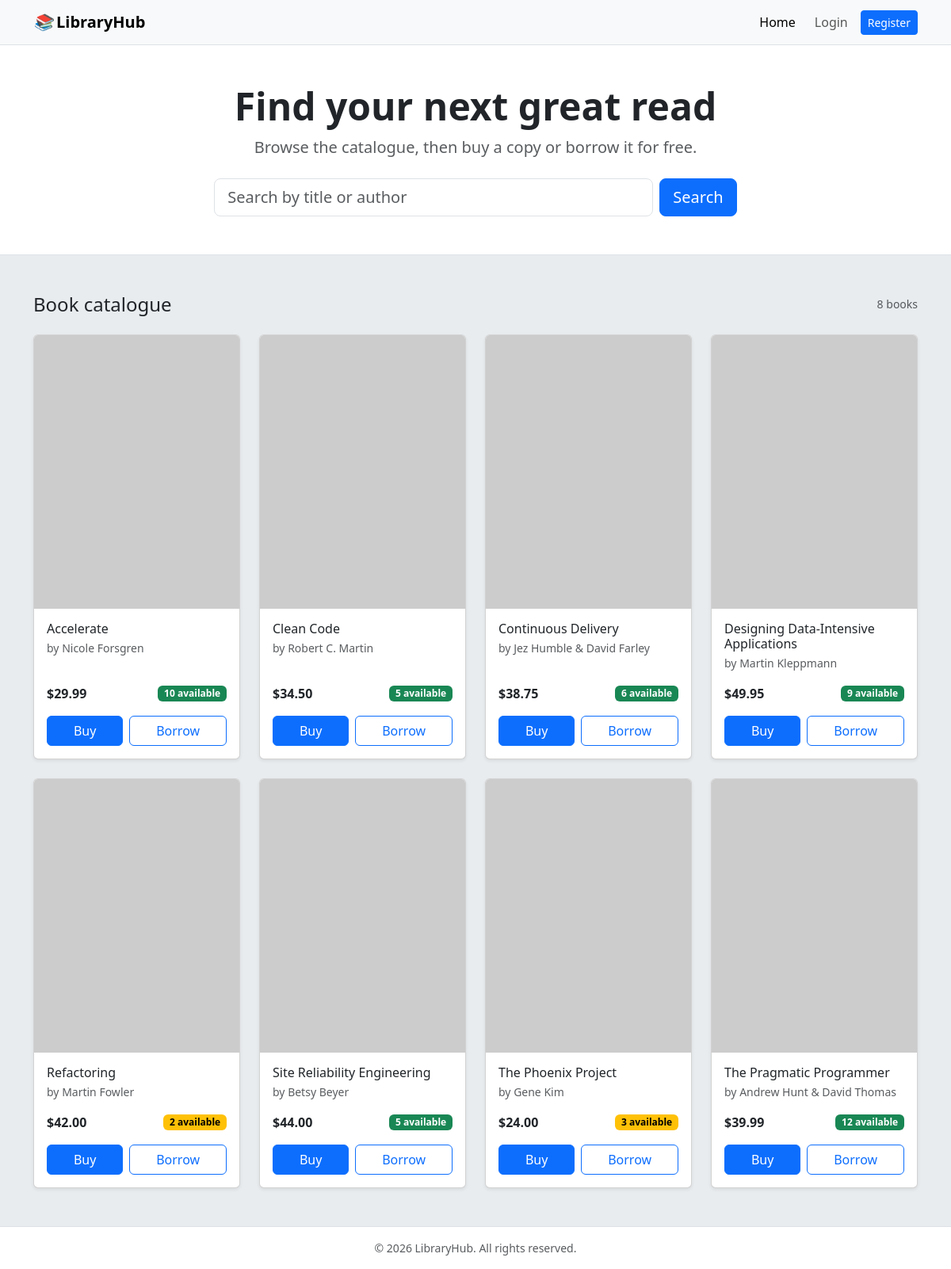
The page / on the database its author committed.
### app.py (models this page shows)
class Book(db.Model):
    id = db.Column(db.Integer, primary_key=True)
    title = db.Column(db.String(200), nullable=False)
    author = db.Column(db.String(150), nullable=False)
    cover_image_url = db.Column(db.String(300), nullable=False)
    price = db.Column(db.Float, nullable=False)
    available_quantity = db.Column(db.Integer, nullable=False, default=0)

### app.py (the view)
@app.route("/")
def index():
    books = Book.query.order_by(Book.title).all()
    return render_template("index.html", books=books)

### templates/index.html (shortened to what this page needs)
<!DOCTYPE html>
<html lang="en">
  <head>
    <link href="https://cdn.jsdelivr.net/npm/bootstrap@5.3.3/dist/css/bootstrap.min.css" rel="stylesheet" />
  </head>
  <body class="bg-body-secondary d-flex flex-column min-vh-100">
    <nav class="navbar navbar-expand-lg bg-body-tertiary border-bottom sticky-top">
      <div class="container">
        <a class="navbar-brand fw-semibold" href="{{ url_for('index') }}">
          <i class="me-1">📚</i>LibraryHub
        </a>
        <div class="collapse navbar-collapse" id="mainNav">
          <ul class="navbar-nav ms-auto align-items-lg-center gap-lg-2">
            <li class="nav-item"><a class="nav-link {% if request.endpoint == 'index' %}active{% endif %}" href="{{ url_for('index') }}">Home</a></li>
            {% if session.get('user_id') %}
            <li class="nav-item"><span class="navbar-text me-lg-2">Hi, {{ session['user_name'] }}</span></li>
            <li class="nav-item"><a class="btn btn-outline-secondary btn-sm" href="{{ url_for('logout') }}">Logout</a></li>
            {% else %}
            <li class="nav-item"><a class="nav-link {% if request.endpoint == 'login' %}active{% endif %}" href="{{ url_for('login') }}">Login</a></li>
            <li class="nav-item"><a class="btn btn-primary btn-sm" href="{{ url_for('register') }}">Register</a></li>
            {% endif %}
          </ul>
        </div>
      </div>
    </nav>
    <header class="bg-body border-bottom">
      <div class="container py-5 text-center">
        <h1 class="display-5 fw-bold">Find your next great read</h1>
        <p class="lead text-body-secondary mx-auto mb-4" style="max-width: 36rem;">
          Browse the catalogue, then buy a copy or borrow it for free.
        </p>
        <form class="row g-2 justify-content-center" role="search">
          <div class="col-12 col-sm-8 col-md-6">
            <input type="search" class="form-control form-control-lg" placeholder="Search by title or author" aria-label="Search books" />
          </div>
          <div class="col-12 col-sm-auto d-grid">
            <button type="submit" class="btn btn-primary btn-lg">Search</button>
          </div>
        </form>
      </div>
    </header>
    <main class="container py-5 flex-grow-1">
      <div class="d-flex justify-content-between align-items-center mb-4">
        <h2 class="h4 mb-0">Book catalogue</h2>
        <span class="text-body-secondary small">{{ books|length }} books</span>
      </div>
      <div class="row row-cols-1 row-cols-sm-2 row-cols-lg-4 g-4">
        {% for book in books %}
        <div class="col">
          <div class="card h-100 shadow-sm">
            <div class="ratio" style="--bs-aspect-ratio: 133%;">
              <img src="{{ book.cover_image_url }}" class="card-img-top object-fit-cover" alt="Cover of {{ book.title }}" loading="lazy"
                   onerror="this.onerror=null;this.src='https://placehold.co/300x400?text=No+Cover';" />
            </div>
            <div class="card-body d-flex flex-column">
              <h2 class="h6 card-title mb-1">{{ book.title }}</h2>
              <p class="text-body-secondary small mb-3">by {{ book.author }}</p>
              <div class="d-flex justify-content-between align-items-center mt-auto mb-3">
                <span class="fw-semibold">${{ "%.2f"|format(book.price) }}</span>
                {% if book.available_quantity == 0 %}
                <span class="badge text-bg-danger">Out of stock</span>
                {% else %}
                <span class="badge text-bg-{{ 'success' if book.available_quantity > 3 else 'warning' }}">{{ book.available_quantity }} available</span>
                {% endif %}
              </div>
              <form method="POST" class="d-grid gap-2 d-sm-flex">
                <button type="submit" formaction="{{ url_for('buy', book_id=book.id) }}" class="btn btn-primary flex-fill" {% if book.available_quantity == 0 %}disabled{% endif %}>Buy</button>
                <button type="submit" formaction="{{ url_for('borrow', book_id=book.id) }}" class="btn btn-outline-primary flex-fill" {% if book.available_quantity == 0 %}disabled{% endif %}>Borrow</button>
              </form>
            </div>
          </div>
        </div>
        {% else %}
        <div class="col-12 text-center text-body-secondary py-5">No books in the catalogue yet.</div>
        {% endfor %}
      </div>
    </main>
    <footer class="bg-body border-top py-3 text-center text-body-secondary small">
      &copy; 2026 LibraryHub. All rights reserved.
    </footer>
  </body>
</html>

### rows shown on the page
Book: title "Accelerate", author "Nicole Forsgren", price "29.99", available_quantity "10"
Book: title "Clean Code", author "Robert C. Martin", price "34.50", available_quantity "5"
Book: title "Continuous Delivery", author "Jez Humble & David Farley", price "38.75", available_quantity "6"
Book: title "Designing Data-Intensive Applications", author "Martin Kleppmann", price "49.95", available_quantity "9"
Book: title "Refactoring", author "Martin Fowler", price "42.00", available_quantity "2"
Book: title "Site Reliability Engineering", author "Betsy Beyer", price "44.00", available_quantity "5"
Book: title "The Phoenix Project", author "Gene Kim", price "24.00", available_quantity "3"
Book: title "The Pragmatic Programmer", author "Andrew Hunt & David Thomas", price "39.99", available_quantity "12"

### other values the page prints
{{ books|length }} "8"
